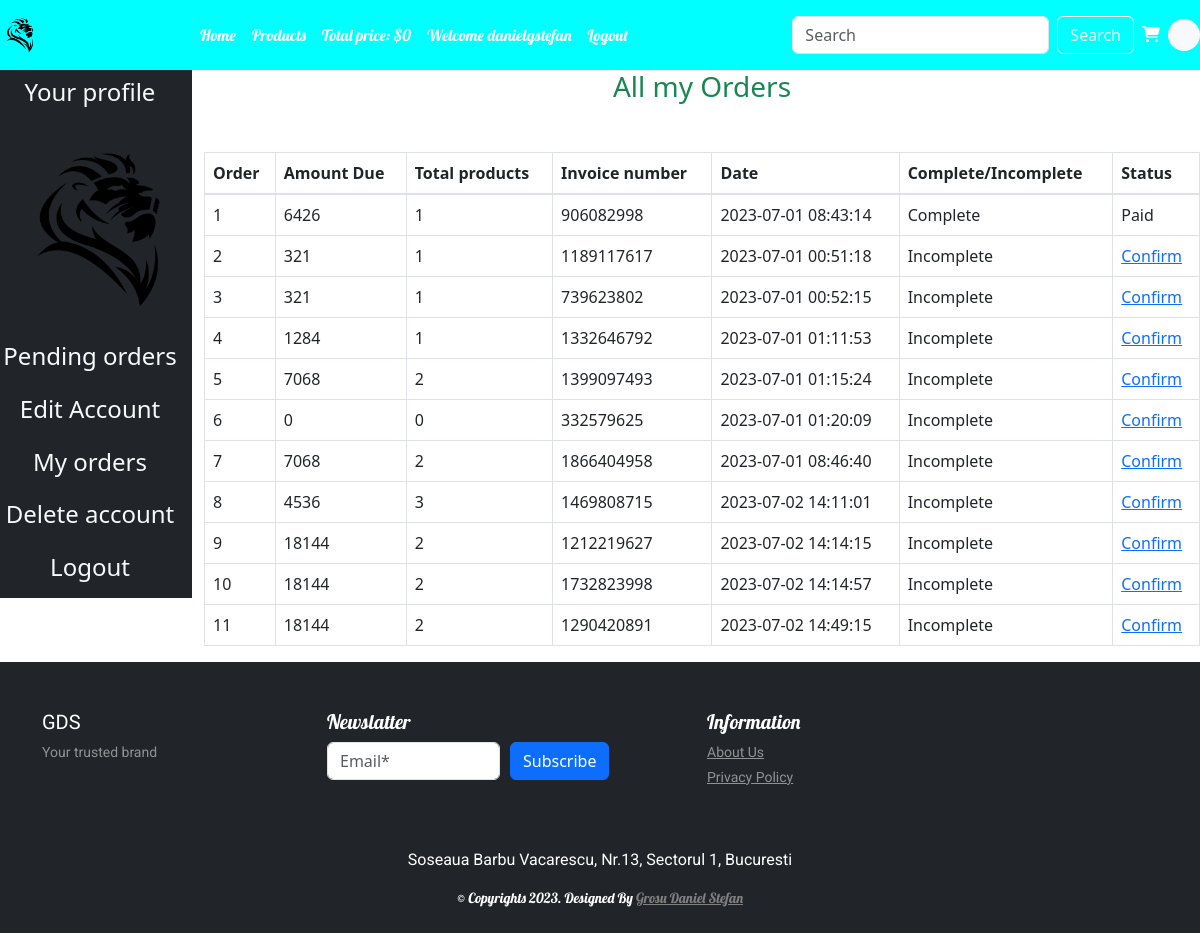
Screenshot of /profile.php?my_orders (signed in) with the database file from the repository.
### tables this page shows
CREATE TABLE `user` (
  `user_id` int(11) NOT NULL,
  `first_name` varchar(100) NOT NULL,
  `last_name` varchar(100) NOT NULL,
  `email` varchar(50) NOT NULL,
  `password` varchar(255) NOT NULL,
  `pnumber` varchar(20) NOT NULL,
  `address` text NOT NULL,
  `registerdate` datetime NOT NULL DEFAULT current_timestamp(),
  `username` varchar(100) NOT NULL,
  `user_image` varchar(255) NOT NULL,
  `user_ip` varchar(100) NOT NULL
);

CREATE TABLE `orders` (
  `order_id` int(11) NOT NULL,
  `user_id` int(11) NOT NULL,
  `amount_due` int(255) NOT NULL,
  `invoice_number` int(255) NOT NULL,
  `total_products` int(255) NOT NULL,
  `order_date` timestamp NOT NULL DEFAULT current_timestamp() ON UPDATE current_timestamp(),
  `order_status` varchar(255) NOT NULL
);

### functions/functions.php (called while the page is built, shortened)
<?php
include('./database/connect.php');
function getIPAddress() {
   if(!empty($_SERVER['HTTP_CLIENT_IP'])) {
              $ip = $_SERVER['HTTP_CLIENT_IP'];
      }
  elseif (!empty($_SERVER['HTTP_X_FORWARDED_FOR'])) {
              $ip = $_SERVER['HTTP_X_FORWARDED_FOR'];
   }
  else{
           $ip = $_SERVER['REMOTE_ADDR'];
   }
   return $ip;
}
function total_cart_price() {
  global $conn;
  $get_ip_add = getIPAddress();
  $total_price = 0;
  $cart_query = "SELECT cart_details.quantity, product.item_price FROM cart_details INNER JOIN product ON cart_details.item_id = product.item_id WHERE ip_address = '$get_ip_add'";
  $result = mysqli_query($conn, $cart_query);
  return $total_price;
}

### user_orders.php (the view, shortened to what this page needs)
<!doctype html>
<html lang="en">
  <head>
    <link href="https://cdn.jsdelivr.net/npm/bootstrap@5.3.0/dist/css/bootstrap.min.css" rel="stylesheet">
</head>
  <body>
<?php
$username=$_SESSION['username'];
$get_user="SELECT * FROM `user` where username='$username'";
$result=mysqli_query($conn,$get_user);
$row_fetch=mysqli_fetch_assoc($result);
$user_id=$row_fetch['user_id'];
?>
<h3 class="text-success text-center">All my Orders</h3>
<table class="table table-bordered mt-5 ">
<thead class="thead.color">
<tr>
<th>Order</th>
<th>Amount Due</th>
<th>Total products</th>
<th>Invoice number</th>
<th>Date</th>
<th>Complete/Incomplete </th>
<th>Status</th>
</tr>
</thead>
<tbody class="bg-info">
    <?php
$get_order_details="SELECT * FROM `orders` where user_id=$user_id";
$result_orders=mysqli_query($conn,$get_order_details);
$number = 1;
while($row_orders=mysqli_fetch_assoc($result_orders)){
    $order_id=$row_orders['order_id'];
    $amount_due=$row_orders['amount_due'];
    $total_products=$row_orders['total_products'];
    $invoice_number=$row_orders['invoice_number'];
    $order_status=$row_orders['order_status'];
    if($order_status=='pending'){
        $order_status='Incomplete';
    }else{
        $order_status='Complete';
    }
    $order_date=$row_orders['order_date'];
    echo "<tr>
    <td>$number</td>
    <td>$amount_due</td>
    <td>$total_products</td>
    <td>$invoice_number</td>
    <td>$order_date</td>
    <td>$order_status</td>";?>
<?php
if($order_status=='Complete'){
    echo "<td>Paid</td>";
}else{
   echo "<td><a href='confirm_payment.php?order_id=$order_id'>Confirm</a></td>
    </tr>";
}
    $number++;
}
?>
</tbody>
</table>
  </body>
</html>

### header.php (shortened to what this page needs)
<?php
$servername = 'localhost';
$username = 'root';
$password = '';
$database = "mogds";
$conn = new mysqli($servername, $username, $password, $database);
?>
<!DOCTYPE html>
<html lang="en">
<head>
    <link rel="stylesheet" href="https://cdn.jsdelivr.net/npm/bootstrap@4.4.1/dist/css/bootstrap.min.css">
<link rel="stylesheet" href="https://cdnjs.cloudflare.com/ajax/libs/OwlCarousel2/2.3.4/assets/owl.carousel.min.css" />
<link rel="stylesheet" href="https://cdnjs.cloudflare.com/ajax/libs/OwlCarousel2/2.3.4/assets/owl.theme.default.min.css" />
<link rel="stylesheet" href="https://cdnjs.cloudflare.com/ajax/libs/font-awesome/6.4.0/css/all.min.css" />
<link rel="stylesheet" href="style.css">
<?php
require('./functions/functions.php');
?>
</head>
<body>
<header id="header">
<nav class="navbar navbar-expand-lg navbar-dark color-primary-bg">
    <img src="./admin/images/logo.png" class="logo" >
    <div class="collapse navbar-collapse" id="navbarNav">
      <ul class="navbar-nav m-auto font-lobster">
        <li class="nav-item active">
          <a class="nav-link" href="index.php">Home</a>
        </li>
        <li class="nav-item active">
          <a class="nav-link" href="display_all.php">Products </a>
        </li>
          <li class="nav-item active ">
            <a class="nav-link " href="cart.php">Total price: $<?php echo total_cart_price();?></a>
          </li>
        <?php
    if(!isset($_SESSION['username'])){
      echo "<a class='nav-link nav-item active' href='user_register.php'>Register</a>";
      echo "<a class='nav-link nav-item active' href='user_login.php'>Welcome Guest</a>";
    }else{
      echo "<a class='nav-link nav-item active' href='profile.php'>Welcome ".$_SESSION['username']."</a>";
    }
    if(!isset($_SESSION['username'])){
      echo "<a class='nav-link nav-item active' href='user_login.php'>Login</a>";
    }else{
      echo "<a class='nav-link nav-item active' href='logout.php'>Logout</a>";
    }
    ?>
      </ul>
      <nav class="navbar navbar-light color-primary-bg ">
  <form class="form-inline" action="search_product.php" method="get">
    <input class="form-control mr-sm-2" type="search" placeholder="Search" aria-label="Search" name="search_data">
    <input type="submit" value="Search" class="btn btn-outline-light" name="search_data_product">
  </form>
</nav>
      <form action="#" class="font-size-14 font-neuton">
<a href="cart.php" class="py-2 rounded-pill color-primary-bg">
<span class="font-size-16 px-2 text-white"><i class="fas fa-shopping-cart"></i></span>
<span class="px-3 py-2 rounded-pill text-dark bg-light">  <?php cart_item(); ?></span>
</a>
      </form>
    </div>
  </nav>
</header>
<main id="main-site">

### profile.php (shortened to what this page needs)
<?php
include('header.php');
?>
<div class="row">
<div class="col-md-2 p-0">
<ul class="navbar-nav bg-dark text-center">
<li class="nav-item bg-dark">
<a class="nav-link text-light" href="#"><h4>Your profile</h4></a>
</li>
<?php
$username=$_SESSION['username'];
$user_image="Select * from `user` where username= '$username'";
$user_image=mysqli_query($conn, $user_image);
$row_image=mysqli_fetch_array($user_image);
$user_image=$row_image['user_image'];
echo "<li class='nav-item'><img src='admin/images/$user_image' class='profile_img my-4'></li>";
?>
<li class="nav-item bg-dark">
<a class="nav-link text-light" href="profile.php"><h4>Pending orders</h4></a>
</li>
<li class="nav-item bg-dark">
<a class="nav-link text-light" href="profile.php?edit_account"><h4>Edit Account</h4></a>
</li>
<li class="nav-item bg-dark">
<a class="nav-link text-light" href="profile.php?my_orders"><h4>My orders</h4></a>
</li>
<li class="nav-item bg-dark">
<a class="nav-link text-light" href="profile.php?delete_account"><h4>Delete account</h4></a>
</li>
<li class="nav-item bg-dark">
<a class="nav-link text-light" href="logout.php"><h4>Logout</h4></a>
</li>
</ul>
</div>
<div class="col-md-10">
    <?php get_user_order_details();
    if(isset($_GET['my_orders'])){
        include('user_orders.php');
    }
    ?>
</div>
</div>
<?php
include('footer.php');
?>

### footer.php (shortened to what this page needs)
</main>
<footer id="footer" class="bg-dark text-white py-5">
<div class="container">
<div class="row">
<div class="col-lg-3 col-12">
<h4 class="font-neuton font-size-20">GDS</h4>
<p class="font-size-14 font-roboto text-white-50">Your trusted brand</p>
</div>
<div class="col-lg-4 col-12">
    <h4 class="font-lobster font-size-20">Newslatter</h4>
    <form class="form-row">
        <div class="col">
            <input type="text" class="form-control" placeholder="Email*">
        </div>
        <div class="col">
            <button type="submit" class="btn btn-primary mb-2">Subscribe</button>
        </div>
    </form>
</div>
<div class="col-lg-2 col-12">
    <h4 class="font-lobster font-size-20">Information</h4>
<div class="d-flex flex-column flex-wrap">
<a href="#" class="font-neuton font-size-14 text-white-50 pb-1">About Us</a>
<a href="#" class="font-neuton font-size-14 text-white-50 pb-1">Privacy Policy</a>
</div>
</div>
</div>
</div>
</footer>
<div class="copyright text-center bg-dark text-white py-2">
<p class="font-roboto font-size-15 text-white">Soseaua Barbu Vacarescu, Nr.13, Sectorul 1, Bucuresti</p>
<p class="font-lobster font-size-14">&copy; Copyrights 2023. Designed By <a href="#" class="color-second">Grosu Daniel Stefan</a></p>
</div>
</body>
</html>

### style.css (style rules this page uses)
button, button:focus { outline: none !important; box-shadow: none !important; }
.font-lobster { font-family: "Lobster", serif; }
.font-roboto { font-family: "Roboto", sans-serif; }
.font-neuton { font-family: "Neuton", serif; }
.font-size-14 { font-size: 14px; }
.font-size-16 { font-size: 16px; }
.font-size-20 { font-size: 20px; }
.color-primary-bg { background: cyan; }
.color-second { color: grey; }
.logo { width: 3%; height: 3%; }
* { margin: 0; padding: 0; box-sizing: border-box; }

### profile.php (style rules this page uses)
.profile_img { height: 80%; width: 80%; object-fit: contain; }

### rows the page displays
user: user_image (picture)
orders: amount_due "6426", total_products "1", invoice_number "906082998", order_date "2023-07-01 08:43:14", order_status "Complete", shows "Paid"
orders: amount_due "321", total_products "1", invoice_number "1189117617", order_date "2023-07-01 00:51:18", order_status "Incomplete"
orders: amount_due "321", total_products "1", invoice_number "739623802", order_date "2023-07-01 00:52:15", order_status "Incomplete"
orders: amount_due "1284", total_products "1", invoice_number "1332646792", order_date "2023-07-01 01:11:53", order_status "Incomplete"
orders: amount_due "7068", total_products "2", invoice_number "1399097493", order_date "2023-07-01 01:15:24", order_status "Incomplete"
orders: amount_due "0", total_products "0", invoice_number "332579625", order_date "2023-07-01 01:20:09", order_status "Incomplete"
orders: amount_due "7068", total_products "2", invoice_number "1866404958", order_date "2023-07-01 08:46:40", order_status "Incomplete"
orders: amount_due "4536", total_products "3", invoice_number "1469808715", order_date "2023-07-02 14:11:01", order_status "Incomplete"
orders: amount_due "18144", total_products "2", invoice_number "1212219627", order_date "2023-07-02 14:14:15", order_status "Incomplete"
orders: amount_due "18144", total_products "2", invoice_number "1732823998", order_date "2023-07-02 14:14:57", order_status "Incomplete"
orders: amount_due "18144", total_products "2", invoice_number "1290420891", order_date "2023-07-02 14:49:15", order_status "Incomplete"

### other values shown
total_cart_price() "0"
$_SESSION['username'] "danielgstefan"
